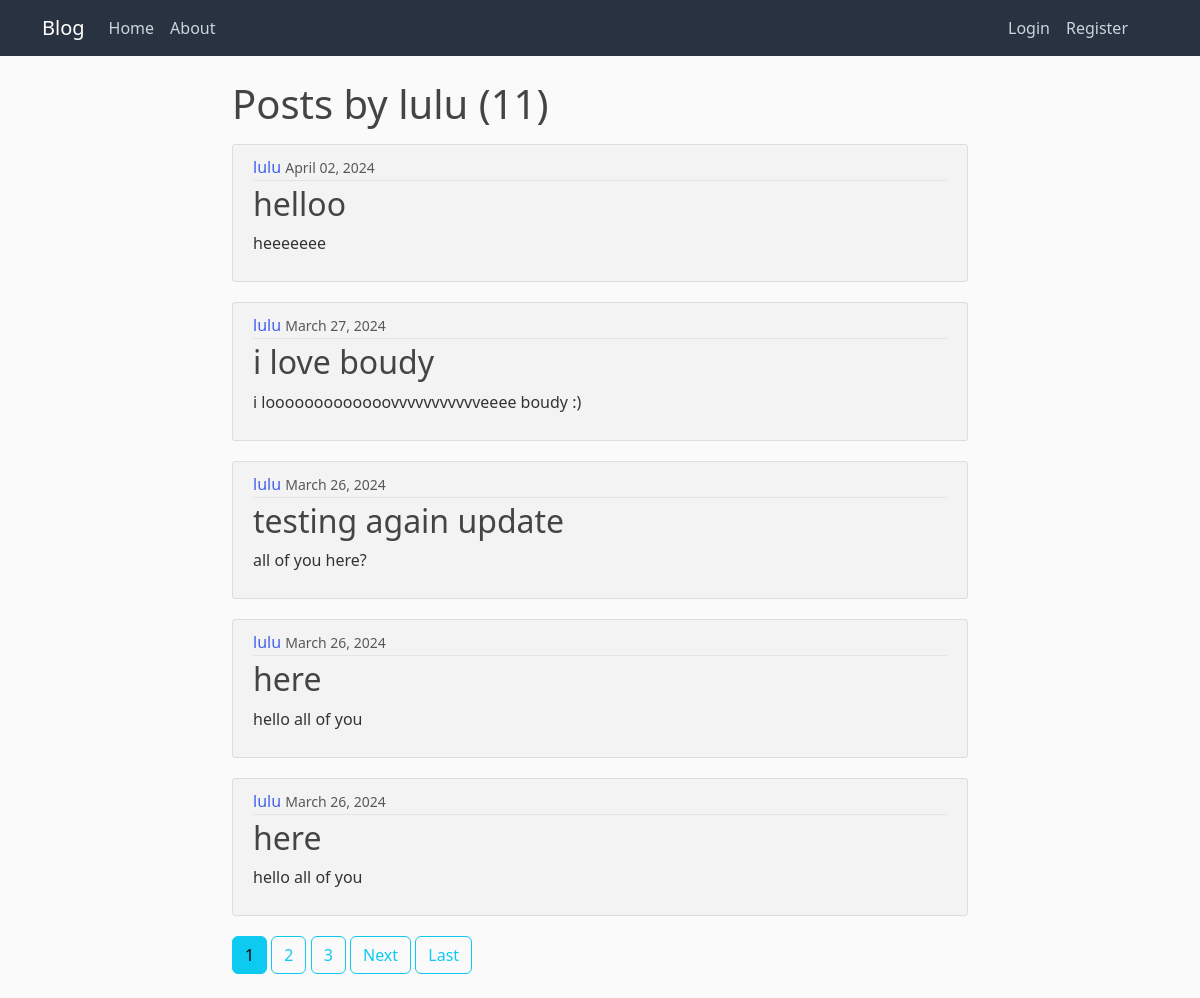
The page /user/lulu/ on the database its author committed.
### blogApp/models.py (models this page shows, shortened)
class Post(models.Model):
    title = models.CharField(max_length=100)
    content = models.TextField()
    date_posted = models.DateTimeField(default=timezone.now)
    author = models.ForeignKey(User, on_delete=models.CASCADE)

### blogApp/views.py (the view)
# urls.py: path('user/<str:username>/', UserPostListView.as_view(), name='user-posts'),
class UserPostListView(ListView):
    model = Post
    template_name = 'blogApp/user_posts.html'
    context_object_name = 'posts'
    paginate_by = 5
    title = 'Posts'
    def get_context_data(self, **kwargs: Any) -> dict[str, Any]:
        context =  super().get_context_data(**kwargs)
        context['title']= self.title
        return context
    def get_queryset(self) -> QuerySet[Any]:
        user = get_object_or_404(User, username=self.kwargs.get('username'))
        return Post.objects.filter(author=user).order_by('-date_posted')

### blogApp/templates/blogApp/user_posts.html (shortened to what this page needs)
{% extends "base.html"%}
{% block content %}
    <h1 class="mb-3" >Posts by {{ view.kwargs.username }} ({{ page_obj.paginator.count }})</h1>
    {% for post in posts %}
    <article class="media content-section grey-body">
        <div class="media-body">
            <div class="article-metadata">
                <a class="mr-2" href="{% url 'user-posts' post.author.username %}">{{ post.author }}</a>
                <small class="text-muted">{{ post.date_posted|date:"F d, Y" }}</small>
            </div>
            <h2><a class="article-title" href="{% url 'post-detail' post.id %}">{{ post.title }}</a></h2>
            <p class="article-content">{{ post.content }}</p>
        </div>
    </article>
    {% endfor %}
    {% if is_paginated %}
        {% for num in page_obj.paginator.page_range %}
            {% if page_obj.number == num %}
            <a class="btn btn-info mb-4" href="?page={{num }}">{{num}}</a>
            {% elif num > page_obj.number|add:'-3' and num < page_obj.number|add:'3' %}
            <a class="btn btn-outline-info mb-4" href="?page={{num }}">{{num}}</a>
            {% endif %}
        {% endfor %}
        {% if page_obj.has_next %}
            <a class="btn btn-outline-info mb-4" href="?page={{page_obj.next_page_number}}">Next</a>
            <a class="btn btn-outline-info mb-4" href="?page={{ page_obj.paginator.num_pages }}">Last</a>
        {% endif %}
    {% endif %}
{% endblock content %}

### static/main.css (style rules this page uses)
body { background: #fafafa; color: #333333; margin-top: 5rem; }
h1, h2, h3, h4, h5, h6 { color: #444444; }
.content-section { background: #ffffff; padding: 10px 20px; border: 1px solid #dddddd; border-radius: 3px; margin-bottom: 20px; }
.article-title { color: #444444; }
.article-content { white-space: pre-line; }
.article-metadata { padding-bottom: 1px; margin-bottom: 4px; border-bottom: 1px solid #e3e3e3 }
a { text-decoration: none; color: #4361ee; }
.grey-body { background-color: #f3f3f3; }

### rows shown on the page
Post: author "lulu", date_posted "April 02, 2024", title "helloo", content "heeeeeee"
Post: author "lulu", date_posted "March 27, 2024", title "i love boudy", content "i looooooooooooovvvvvvvvvvveeee boudy :)"
Post: author "lulu", date_posted "March 26, 2024", title "testing again update", content "all of you here?"
Post: author "lulu", date_posted "March 26, 2024", title "here", content "hello all of you"
Post: author "lulu", date_posted "March 26, 2024", title "here", content "hello all of you"

### other values the page prints
{{ view.kwargs.username }} "lulu"
{{ page_obj.paginator.count }} "11"
{{ num }} "1"
{{ num }} "2" "3"
